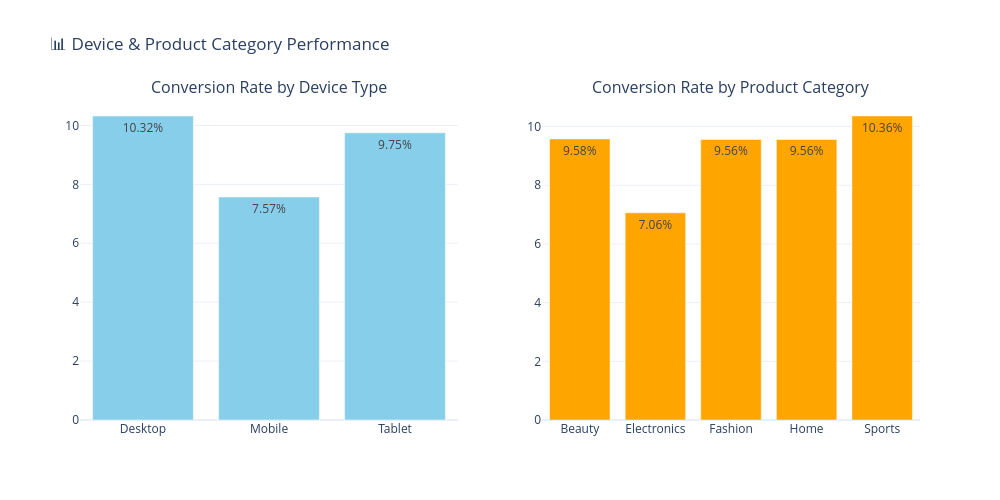

The cell this chart's notebook holds for it:
### Markdown cell above
### Device and Product Category Analysis

### Code cell
import plotly.graph_objects as go
from plotly.subplots import make_subplots

# --- Device Performance ---
device_analysis = session_summary.groupby('Device').agg(
    Total_Sessions=('Session_ID', 'count'),
    Revenue=('Revenue', 'sum'),
    Avg_Session_Duration=('Session_Duration_Min', 'mean'),
    Purchases=('Max_Funnel_Stage', lambda x: (x == 'Purchase').sum())
).round(2)

device_analysis['Conversion_Rate'] = (device_analysis['Purchases'] / device_analysis['Total_Sessions'] * 100).round(2)
device_analysis['AOV'] = (device_analysis['Revenue'] / device_analysis['Purchases']).fillna(0).round(2)

print("📱 Device Performance:")
display(device_analysis)

# --- Product Category Performance ---
product_analysis = session_summary.groupby('Product_Category').agg(
    Total_Sessions=('Session_ID', 'count'),
    Revenue=('Revenue', 'sum'),
    Purchases=('Max_Funnel_Stage', lambda x: (x == 'Purchase').sum())
).round(2)

product_analysis['Conversion_Rate'] = (product_analysis['Purchases'] / product_analysis['Total_Sessions'] * 100).round(2)
product_analysis['AOV'] = (product_analysis['Revenue'] / product_analysis['Purchases']).fillna(0).round(2)
product_analysis['Revenue_Per_Session'] = (product_analysis['Revenue'] / product_analysis['Total_Sessions']).round(2)

print("🏷️ Product Category Performance:")
display(product_analysis)

# --- Interactive Combined Visualization ---
fig = make_subplots(
    rows=1, cols=2,
    subplot_titles=('Conversion Rate by Device Type', 'Conversion Rate by Product Category')
)

# Device conversion rates
fig.add_trace(go.Bar(
    x=device_analysis.index,
    y=device_analysis['Conversion_Rate'],
    text=device_analysis['Conversion_Rate'].apply(lambda x: f"{x:.2f}%"),
    textposition='auto',
    name='Device Conversion Rate',
    marker_color='skyblue'
), row=1, col=1)

# Product category conversion rates
fig.add_trace(go.Bar(
    x=product_analysis.index,
    y=product_analysis['Conversion_Rate'],
    text=product_analysis['Conversion_Rate'].apply(lambda x: f"{x:.2f}%"),
    textposition='auto',
    name='Product Category Conversion Rate',
    marker_color='orange'
), row=1, col=2)

fig.update_layout(
    height=500, width=1000,
    title_text="📊 Device & Product Category Performance",
    showlegend=False,
    template='plotly_white'
)

fig.show()

### Figure 1 — Plotly figure (JSON) as saved in the notebook; plotly's stock layout.template omitted (floating-point values rounded to 4 significant figures)
{"data": [{"marker": {"color": "skyblue"}, "name": "Device Conversion Rate", "text": ["10.32%", "7.57%", "9.75%"], "textposition": "auto", "type": "bar", "x": ["Desktop", "Mobile", "Tablet"], "xaxis": "x", "y": [10.32, 7.57, 9.75], "yaxis": "y"}, {"marker": {"color": "orange"}, "name": "Product Category Conversion Rate", "text": ["9.58%", "7.06%", "9.56%", "9.56%", "10.36%"], "textposition": "auto", "type": "bar", "x": ["Beauty", "Electronics", "Fashion", "Home", "Sports"], "xaxis": "x2", "y": [9.58, 7.06, 9.56, 9.56, 10.36], "yaxis": "y2"}], "layout": {"annotations": [{"font": {"size": 16}, "showarrow": false, "text": "Conversion Rate by Device Type", "x": 0.225, "xanchor": "center", "xref": "paper", "y": 1, "yanchor": "bottom", "yref": "paper"}, {"font": {"size": 16}, "showarrow": false, "text": "Conversion Rate by Product Category", "x": 0.775, "xanchor": "center", "xref": "paper", "y": 1, "yanchor": "bottom", "yref": "paper"}], "height": 500, "showlegend": false, "title": {"text": "📊 Device & Product Category Performance"}, "width": 1000, "xaxis": {"anchor": "y", "domain": [0, 0.45]}, "xaxis2": {"anchor": "y2", "domain": [0.55, 1]}, "yaxis": {"anchor": "x", "domain": [0, 1]}, "yaxis2": {"anchor": "x2", "domain": [0, 1]}}}
